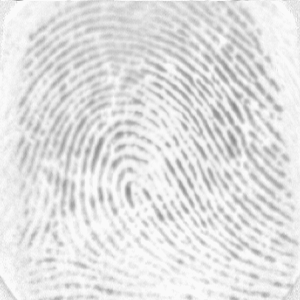
#> input picture data/impostor/fingerprints/fingerprint_1.png, 300 x 300 px, found by its file name
$ python test_real_matching.py   (older library calls are emulated)
#> lines starting #> are read from the running program, lines starting #| are printed output that depends on the picture; long printed decimals are rounded
### backend/fingerprint_core.py
import numpy as np
import cv2
from scipy import signal
from scipy import ndimage

class FingerprintCore:
    def __init__(self):
        # Parameters
        self.block_size = 16
        self.threshold_std = 0.1  # For segmentation

    def _zhang_suen_thinning(self, img):
        """
        Implements Zhang-Suen thinning algorithm for skeletonization.
        img: binary image (0/1)
        """
        # Ensure image is 0/1
        img = img.copy()
        img[img > 0] = 1

        # Kernels for neighborhood analysis
        # P9 P2 P3
        # P8 P1 P4
        # P7 P6 P5

        # In a list: P2, P3, P4, P5, P6, P7, P8, P9

        curr = img
        while True:
            # Iteration 1
            # A: Count 0->1 transitions in P2->...->P9->P2
            # B: Number of non-zero neighbors

            # We can use fitler2D to get neighbors count?
            # Or simplified iteration since Python loops are slow?
            # For 300x300, loops might be slow (seconds).
            # Vectorized approach:

            prev = curr.copy()

            # Shifted images
            p2 = np.roll(curr, -1, axis=0) # Up
            p3 = np.roll(np.roll(curr, -1, axis=0), 1, axis=1) # Up-Right
            p4 = np.roll(curr, 1, axis=1) # Right
            p5 = np.roll(np.roll(curr, 1, axis=0), 1, axis=1) # Down-Right
            p6 = np.roll(curr, 1, axis=0) # Down
            p7 = np.roll(np.roll(curr, 1, axis=0), -1, axis=1) # Down-Left
            p8 = np.roll(curr, -1, axis=1) # Left
            p9 = np.roll(np.roll(curr, -1, axis=0), -1, axis=1) # Up-Left

            # B: Number of non-zero neighbors
            B = p2 + p3 + p4 + p5 + p6 + p7 + p8 + p9

            # A: Number of 0->1 transitions
            # (p2==0 && p3==1) + (p3==0 && p4==1) ...
            A = ((p2 == 0) & (p3 == 1)) + \
                ((p3 == 0) & (p4 == 1)) + \
                ((p4 == 0) & (p5 == 1)) + \
                ((p5 == 0) & (p6 == 1)) + \
                ((p6 == 0) & (p7 == 1)) + \
                ((p7 == 0) & (p8 == 1)) + \
                ((p8 == 0) & (p9 == 1)) + \
                ((p9 == 0) & (p2 == 1))

            # Cond 1: 2 <= B <= 6
            c1 = (B >= 2) & (B <= 6)

            # Cond 2: A == 1
            c2 = (A == 1)

            # Iter 1: P2*P4*P6 == 0 AND P4*P6*P8 == 0
            c3a = ((p2 * p4 * p6) == 0)
            c4a = ((p4 * p6 * p8) == 0)

            # Delete pixels
            m1 = c1 & c2 & c3a & c4a & (curr == 1)
            curr[m1] = 0

            # Recompute shifted for Iter 2? Or just update affected?
            # Standard algo updates sequentially. Vectorized updates parallel.
            # But Zhang Suen has 2 sub-iterations.

            # Iteration 2
            # Use UPDATED curr
            p2 = np.roll(curr, -1, axis=0)
            p3 = np.roll(np.roll(curr, -1, axis=0), 1, axis=1)
            p4 = np.roll(curr, 1, axis=1)
            p5 = np.roll(np.roll(curr, 1, axis=0), 1, axis=1)
            p6 = np.roll(curr, 1, axis=0)
            p7 = np.roll(np.roll(curr, 1, axis=0), -1, axis=1)
            p8 = np.roll(curr, -1, axis=1)
            p9 = np.roll(np.roll(curr, -1, axis=0), -1, axis=1)

            B = p2 + p3 + p4 + p5 + p6 + p7 + p8 + p9
            A = ((p2 == 0) & (p3 == 1)) + \
                ((p3 == 0) & (p4 == 1)) + \
                ((p4 == 0) & (p5 == 1)) + \
                ((p5 == 0) & (p6 == 1)) + \
                ((p6 == 0) & (p7 == 1)) + \
                ((p7 == 0) & (p8 == 1)) + \
                ((p8 == 0) & (p9 == 1)) + \
                ((p9 == 0) & (p2 == 1))

            c1 = (B >= 2) & (B <= 6)
            c2 = (A == 1)

            # Iter 2: P2*P4*P8 == 0 AND P2*P6*P8 == 0
            c3b = ((p2 * p4 * p8) == 0)
            c4b = ((p2 * p6 * p8) == 0)

            m2 = c1 & c2 & c3b & c4b & (curr == 1)
            curr[m2] = 0

            # Stop if no change
            if np.sum(m1) == 0 and np.sum(m2) == 0:
                break

        return curr


    def normalize(self, img):
        """Standardize image mean 0, var 1"""
        if img is None: return None
        norm_img = (img - np.mean(img)) / (np.std(img) + 1e-10)
        return norm_img

    def segment(self, img, w=16):
        """Separate fingerprint from background using variance"""
        rows, cols = img.shape
        mask = np.zeros((rows, cols), dtype=np.uint8)

        for r in range(0, rows, w):
            for c in range(0, cols, w):
                chunk = img[r:min(r+w, rows), c:min(c+w, cols)]
                if np.std(chunk) > self.threshold_std:
                    mask[r:min(r+w, rows), c:min(c+w, cols)] = 1

        # Morphological closing to fill holes
        kernel = cv2.getStructuringElement(cv2.MORPH_RECT, (w, w))
        mask = cv2.morphologyEx(mask, cv2.MORPH_CLOSE, kernel)
        return mask

    def calculate_orientation(self, img, w=16):
        """Estimate orientation field using gradients"""
        # Sobel Gradients
        gx = cv2.Sobel(img, cv2.CV_64F, 1, 0, ksize=3)
        gy = cv2.Sobel(img, cv2.CV_64F, 0, 1, ksize=3)

        rows, cols = img.shape
        orientations = np.zeros((rows, cols), dtype=np.float32)

        # Smoothed gradients
        # Gxx = gx**2, Gyy = gy**2, Gxy = gx*gy
        # Block averaging

        # Gaussian blur gradients first (more robust)
        gx = cv2.GaussianBlur(gx, (5,5), 0)
        gy = cv2.GaussianBlur(gy, (5,5), 0)

        Gxx = gx**2
        Gyy = gy**2
        Gxy = gx*gy

        # Average per block
        for r in range(0, rows, w):
            for c in range(0, cols, w):
                pixel_area = slice(r, min(r+w, rows)), slice(c, min(c+w, cols))

                sum_Gxx = np.sum(Gxx[pixel_area])
                sum_Gyy = np.sum(Gyy[pixel_area])
                sum_Gxy = np.sum(Gxy[pixel_area])

                # Theta = 0.5 * atan2(2Gxy, Gxx - Gyy)
                theta = 0.5 * np.arctan2(2*sum_Gxy, sum_Gxx - sum_Gyy)
                orientations[pixel_area] = theta

        return orientations

    def gabor_filter(self, img, orientations, w=16):
        """Apply oriented Gabor filters to enhance ridges"""
        rows, cols = img.shape
        enhanced = np.zeros((rows, cols), dtype=np.float32)

        # Precompute kernels for discrete angles (0, 10, ... 170)
        freq = 1.0/8.0 # Average ridge frequency (~8-10 pixels)
        filters = {}

        for angle_deg in range(0, 180, 5):
            theta = np.deg2rad(angle_deg)
            kern = cv2.getGaborKernel((w-1, w-1), 4.0, theta, freq, 0.5, 0, ktype=cv2.CV_32F)
            filters[angle_deg] = kern

        for r in range(0, rows, w):
            for c in range(0, cols, w):
                # Get local orientation
                local_theta = orientations[r+w//2, c+w//2]
                local_deg = int(np.rad2deg(local_theta))
                if local_deg < 0: local_deg += 180
                local_deg = round(local_deg / 5) * 5
                if local_deg >= 180: local_deg -= 180

                kernel = filters.get(local_deg, filters[0])

                chunk = img[r:min(r+w, rows), c:min(c+w, cols)]
                h, w_curr = chunk.shape

                # Pad chunk for filtering
                # Simply replicate borders
                # But easiest is to filter full image? No, orientation varies.
                # Just filter the chunk.
                # (For speed/simplicity: Use pre-filtered global images and mask)
                # But let's do chunk-wise approximation.

                # Wait, chunk-wise filtering creates artifacts at boundaries.
                # Better: Filter entire image 36 times (one per angle) and combine.
                pass

        # Better Gabor Approach: Bank of Filters
        # Create 16 filtered images
        bank_images = {}
        for angle_deg in range(0, 180, 10): # 18 filters
            theta = np.deg2rad(angle_deg)
            kern = cv2.getGaborKernel((21, 21), 4.0, theta, 1/9.0, 0.5, 0, ktype=cv2.CV_32F)
            filtered = cv2.filter2D(img, cv2.CV_32F, kern)
            bank_images[angle_deg] = filtered

        # Compose
        for r in range(rows):
            for c in range(cols):
                theta = orientations[r, c]
                deg = int(np.rad2deg(theta))
                if deg < 0: deg += 180
                deg = round(deg / 10) * 10
                if deg >= 180: deg -= 180

                enhanced[r, c] = bank_images[deg][r, c]

        return enhanced

    def extract_minutiae(self, img_path):
        """Full pipeline"""
        # Load
        img = cv2.imread(img_path, cv2.IMREAD_GRAYSCALE)
        if img is None: return [], None

        img = img.astype(np.float32) / 255.0

        # 1. Normalize
        norm = self.normalize(img)

        # 2. Segment
        mask = self.segment(norm)

        # 3. Orientation
        orient_map = self.calculate_orientation(norm)

        # 4. Enhance (Gabor)
        enhanced = self.gabor_filter(norm, orient_map)

        # 5. Binarize
        # Where enhanced ridges > 0 (Gabor response)
        # Apply mask
        enhanced = np.where(mask > 0, enhanced, -1.0)
        binary = (enhanced > 0).astype(np.uint8)

        # 6. Skeletonize
        skeleton = self._zhang_suen_thinning(binary)
        skeleton = skeleton.astype(np.uint8)

        # 7. Find Minutiae
        # Crossing Number method
        minutiae = []

        # Kernel 3x3 for neighborhood sum
        rows, cols = skeleton.shape

        # Avoid borders
        margin = 16
        for r in range(margin, rows-margin):
            for c in range(margin, cols-margin):
                if skeleton[r, c] == 0: continue

                # Check neighbors (8-connectivity)
                # P9 P2 P3
                # P8 P1 P4
                # P7 P6 P5
                # CN = 0.5 * sum(|Pi - Pi+1|)

                blk = skeleton[r-1:r+2, c-1:c+2]

                # Flatten neighbors in cyclic order
                # P2, P3, P4, P5, P6, P7, P8, P9
                # (0,1), (0,2), (1,2), (2,2), (2,1), (2,0), (1,0), (0,0) index map for 3x3
                # Indices in flatten 3x3 (0..8)
                # 0 1 2
                # 3 4 5
                # 6 7 8
                # Cycle: 1, 2, 5, 8, 7, 6, 3, 0

                p = [blk[0,1], blk[0,2], blk[1,2], blk[2,2], blk[2,1], blk[2,0], blk[1,0], blk[0,0]]

                val = 0
                for i in range(8):
                    val += abs(int(p[i]) - int(p[(i+1)%8]))

                cn = val * 0.5

                if cn == 1:
                    # Ending
                    angle = orient_map[r, c]
                    minutiae.append({'x': int(c), 'y': int(r), 'type': 'ending', 'angle': float(angle)})
                elif cn == 3:
                    # Bifurcation
                    angle = orient_map[r, c]
                    minutiae.append({'x': int(c), 'y': int(r), 'type': 'bifurcation', 'angle': float(angle)})

        return minutiae, skeleton

    def match_fingerprints(self, min1, min2):
        """
        Match two sets of minutiae using geometric hashing / RANSAC.
        Returns: Score (0.0 to 1.0), Transformation (Best tx, ty, rot)
        """
        if len(min1) < 5 or len(min2) < 5:
            return 0.0, None

        best_score = 0
        best_transform = None

        # Convert to numpy for speed
        m1_arr = np.array([[m['x'], m['y'], m['angle']] for m in min1])
        m2_arr = np.array([[m['x'], m['y'], m['angle']] for m in min2])

        # Center points
        c1 = np.mean(m1_arr[:, :2], axis=0)
        c2 = np.mean(m2_arr[:, :2], axis=0)

        m1_centered = m1_arr[:, :2] - c1
        m2_centered = m2_arr[:, :2] - c2

        # Try rotations
        # Brute force rotation search (Coarse alignment)
        # -45 to +45 degrees in 2 deg steps (Finer search)
        for rot_deg in range(-45, 50, 2):
            rot_rad = np.deg2rad(rot_deg)
            cos_t, sin_t = np.cos(rot_rad), np.sin(rot_rad)

            # Rotate M2 to match M1
            # x' = x cos - y sin
            # y' = x sin + y cos

            m2_rot_x = m2_centered[:, 0] * cos_t - m2_centered[:, 1] * sin_t
            m2_rot_y = m2_centered[:, 0] * sin_t + m2_centered[:, 1] * cos_t

            # Simple match count
            # For each p1, is there a p2 close enough?
            # Optimization: KDTree or Grid?
            # Brute force N*M is fine for < 100 points

            inliers = 0
            for i in range(len(m1_centered)):
                x1, y1 = m1_centered[i]

                # Find closest in m2_rot
                dists = (m2_rot_x - x1)**2 + (m2_rot_y - y1)**2
                min_dist_sq = np.min(dists)

                if min_dist_sq < 225: # 15 pixels radius (Relaxed)
                    inliers += 1

            score = inliers / max(len(min1), len(min2), 1)

            if score > best_score:
                best_score = score
                best_transform = (rot_deg, c1, c2)

        return best_score, best_transform

# Test Singleton
fp_core = FingerprintCore()

### backend/test_real_matching.py
import cv2
import sys
import os
import numpy as np

# Add backend to path
sys.path.append(os.path.join(os.path.dirname(__file__), '..'))

from backend.fingerprint_core import FingerprintCore

def test_matching():
    core = FingerprintCore()

    # Path to DB
    db_path = "/home/red/Documents/S5/Biom Sec/Project/data/person1/fingerprints"

    # Files are named fingerprint_1.png, fingerprint_2.png...
    f1_path = os.path.join(db_path, "fingerprint_1.png")

    if not os.path.exists(f1_path):
         print(f"Error: File not found at {f1_path}")
         return

    # Find second file
    base, ext = os.path.splitext(f1_path)
    # base is .../fingerprint_1
    # We want .../fingerprint_2.png
    f2_path = os.path.join(db_path, "fingerprint_2.png")

    print(f"Testing Matching: {f1_path} vs {f2_path}")

    # 1. Extract Minutiae 1
    min1, skel1 = core.extract_minutiae(f1_path)
#> in extract_minutiae, img is the input picture: shape (300, 300); min 137, max 250, mean 226.2
#> after the loop in segment, `for r in range(0, rows, w):`: mask: shape (300, 300); every value is 1
#> after the loop in gabor_filter, `for angle_deg in range(0, 180, 10):`: bank_images = 18 items
#> in extract_minutiae, `binary = (enhanced > 0).astype(np.uint8)`:
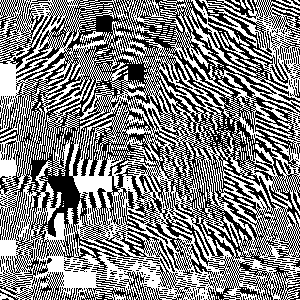
#> binary: shape (300, 300); values 0 (black) and 1 (white), 50.9% white; black in thin lines or dots
#> after the loop in _zhang_suen_thinning, `while True:`:
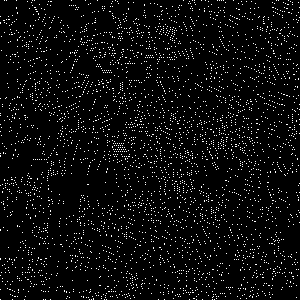
#> curr: shape (300, 300); values 0 (black) and 1 (white), 4.6% white in thin lines or dots
#> after the loop in extract_minutiae, `for r in range(margin, rows-margin):`: minutiae = 475 items
#> min1 = 475 items
    print(f"  Image 1: {len(min1)} minutiae")
#|   Image 1: 475 minutiae

    # 2. Extract Minutiae 2
    min2, skel2 = core.extract_minutiae(f2_path)
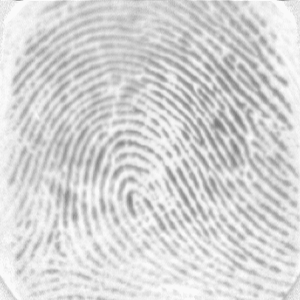
#> input picture data/impostor/fingerprints/fingerprint_2.png, 300 x 300 px, found by its file name
#> in extract_minutiae, img is the input picture: shape (300, 300); min 120, max 250, mean 214.2
#> call 2 of calculate_orientation, with w = 16
#> after the loop in calculate_orientation (call 2), `for r in range(0, rows, w):`:
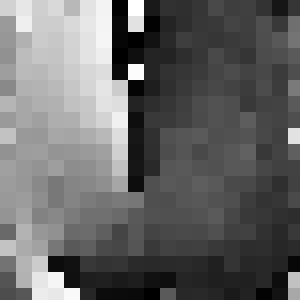
#> orientations: shape (300, 300) float32; min -1.57, max 1.57, mean -0.306; drawn with min black and max white
#> call 2 of gabor_filter, with w = 16
#> after the loop in gabor_filter (call 2), `for r in range(rows):`:
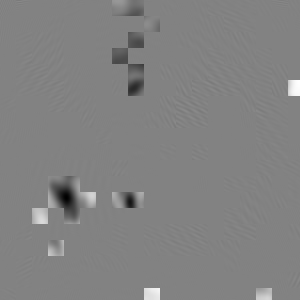
#> enhanced: shape (300, 300) float32; min -208.5, max 199.1, mean -0.3; drawn with min black and max white
#> in extract_minutiae (call 2), `binary = (enhanced > 0).astype(np.uint8)`: binary: shape (300, 300); values 0 (black) and 1 (white), 50% white in thin lines or dots
#> the loop in _zhang_suen_thinning (call 2), `while True:` made 9 passes
#> pass 1, in _zhang_suen_thinning (call 2), `p5 = np.roll(np.roll(curr, 1, axis=0), 1, axis=1)`:
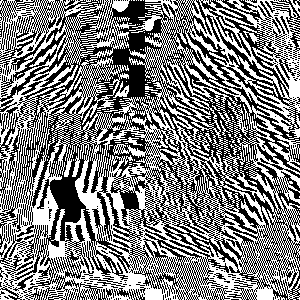
#> p5: shape (300, 300); values 0 (black) and 1 (white), 50% white in thin lines or dots
#> after the loop in _zhang_suen_thinning (call 2), `while True:`:
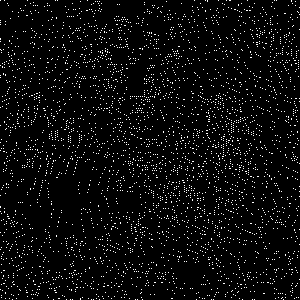
#> curr: shape (300, 300); values 0 (black) and 1 (white), 4.4% white in thin lines or dots
#> after the loop in extract_minutiae (call 2), `for r in range(margin, rows-margin):`: minutiae = 476 items
#> min2 = 476 items
    print(f"  Image 2: {len(min2)} minutiae")
#|   Image 2: 476 minutiae

    # Debug: Save Skeletons
    cv2.imwrite("debug_skel_1.png", skel1 * 255)
    cv2.imwrite("debug_skel_2.png", skel2 * 255)
    print("  Saved debug skeletons.")

    # 3. Match
    score, transform = core.match_fingerprints(min1, min2)
#> in match_fingerprints, `m1_arr = np.array([[m['x'], m['y'], m['angle']] for m in min1])`: m1_arr = 475 rows, first 8: [113, 16, -1.35], [259, 16, -0.568], [264, 16, -0.568], [258, 17, -0.568], [263, 17, -0.568], [136, 18, -1.43], [236, 18, -0.787], [237, 18, -0.787]
#> in match_fingerprints, `m2_arr = np.array([[m['x'], m['y'], m['angle']] for m in min2])`: m2_arr = 476 rows, first 8: [56, 17, 0.959], [56, 18, 0.959], [116, 24, -1.46], [117, 24, -1.46], [124, 25, -1.46], [125, 25, -1.46], [234, 29, -0.727], [235, 30, -0.727]
#> in match_fingerprints, `c1 = np.mean(m1_arr[:, :2], axis=0)`: c1 = [148.7, 146.1]
#> in match_fingerprints, `c2 = np.mean(m2_arr[:, :2], axis=0)`: c2 = [155.7, 147.8]
#> in match_fingerprints, `m1_centered = m1_arr[:, :2] - c1`: m1_centered = 475 pairs, first value -131.7 to 134.3, second value -130.1 to 136.9
#> in match_fingerprints, `m2_centered = m2_arr[:, :2] - c2`: m2_centered = 476 pairs, first value -139.7 to 123.3, second value -130.8 to 135.2
#> the loop in match_fingerprints, `for rot_deg in range(-45, 50, 2):` made 48 passes
#> (score, best_score, best_transform) on passes 1, 2, 3, 4, 9, 10, 14, 15, 20, 21, 22: (0.725, 0.725, (-45, [148.7, 146.1], [155.7, 147.8])), (0.735, 0.735, (-43, [148.7, 146.1], [155.7, 147.8])), (0.744, 0.744, (-41, [148.7, 146.1], [155.7, 147.8])), (0.761, 0.761, (-39, [148.7, 146.1], [155.7, 147.8])), (0.771, 0.771, (-29, [148.7, 146.1], [155.7, 147.8])), (0.777, 0.777, (-27, [148.7, 146.1], [155.7, 147.8])), (0.796, 0.796, (-19, [148.7, 146.1], [155.7, 147.8])), (0.83, 0.83, (-17, [148.7, 146.1], [155.7, 147.8])), (0.872, 0.872, (-7, [148.7, 146.1], [155.7, 147.8])), (0.88, 0.88, (-5, [148.7, 146.1], [155.7, 147.8])), (0.882, 0.882, (-3, [148.7, 146.1], [155.7, 147.8]))
#> score on passes 5, 6, 7, 8, 11, 12: 0.746, 0.725, 0.742, 0.761, 0.775, 0.777
#> after the loop in match_fingerprints, `for rot_deg in range(-45, 50, 2):`: best_score = 0.882
#> score = 0.882; transform = (-3, [148.7, 146.1], [155.7, 147.8])
    print(f"  Match Score: {score:.4f}")
#|   Match Score: 0.8824

    if transform:
        rot, c1, c2 = transform
#> rot = -3; c1 = [148.7, 146.1]; c2 = [155.7, 147.8]
        print(f"  Best Transform: Rot={rot} deg, C1={c1}, C2={c2}")
#|   Best Transform: Rot=-3 deg, C1=[148.682 146.063], C2=[155.662 147.756]
    else:
        print("  No alignment found.")

    if score > 0.15:
         print("  ✅ MATCH SUCCESS (Threshold > 0.15)")
    else:
         print("  ❌ MATCH FAIL")

if __name__ == "__main__":
    test_matching()
